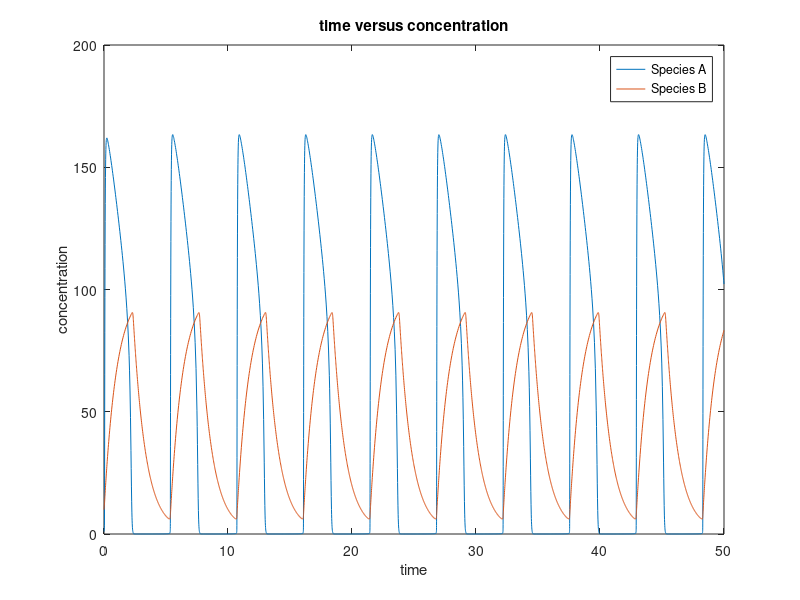

This chart was generated by the following MATLAB code:
%CHEME 5440
%Problem 2
%part e
%Parameters
cao = 1;
cro = 10;
xlimca = [0 200 10];
ylimcr = [0 100 10];
xinit = [cao cro];

ror = 1;
rr = 100;
roa = 100;
ra = 5000;
da = 30;

f = @(t,c) [-da*c(1) + (roa+ra*c(1)^2)/(1+c(1)^2+c(2)^2); ...
    -c(2) + (ror+rr*c(1)^2)/(1+c(1)^2)];
[t,cf] = ode45(f,[0 50],[1 10]);

figure
plot(t,cf(:,1))
hold on
plot(t,cf(:,2))
title("time versus concentration")
legend("Species A","Species B")
xlabel("time")
ylabel("concentration")
ylim([0 200])
